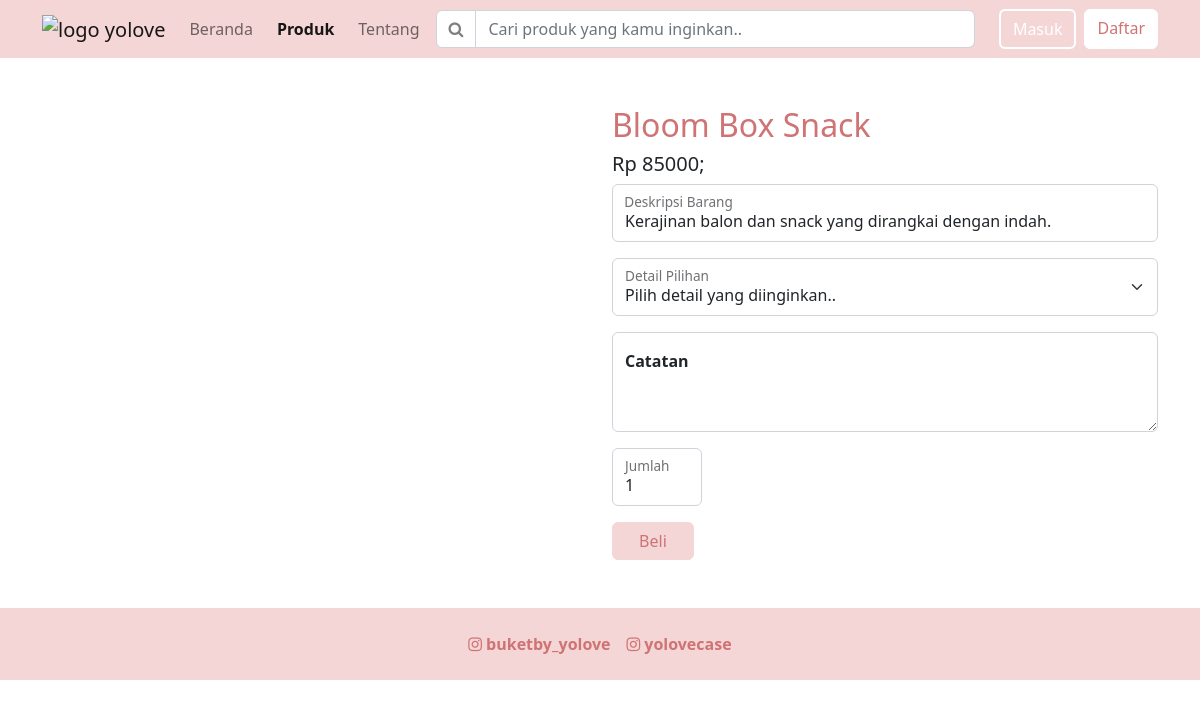
The page /product_detail.php?id_produk=3 on the database its author committed.
### tables this page shows
CREATE TABLE `produk` (
  `id_produk` int(11) NOT NULL,
  `nama_produk` varchar(255) NOT NULL,
  `kategori_produk` varchar(20) NOT NULL,
  `stok_produk` int(11) DEFAULT NULL,
  `harga_produk` int(11) NOT NULL,
  `deskripsi_produk` varchar(255) NOT NULL,
  `gambar` varchar(255) NOT NULL
);

### product_detail.php (the view, shortened to what this page needs)
<?php
include("config.php");
if (!empty($_GET['id_produk'])) {
	$id = $_GET['id_produk'];
	$query = "SELECT * FROM produk WHERE id_produk=$id";
	$produk = mysqli_query($conn, $query);
	$row = mysqli_fetch_array($produk, MYSQLI_ASSOC);
}
?>
<!DOCTYPE html>
<html>
	<head>
		<link rel="stylesheet" href="https://stackpath.bootstrapcdn.com/font-awesome/4.7.0/css/font-awesome.min.css">
		<link rel="stylesheet" type="text/css" href="style/style.css">
	</head>
	<body>
		<?php
		include "navbar.php";
		?>
		<main class="container-sm container-md container-lg container-xl container-xxl">
			<div class="row">
				<div class="col-6">
					<div id="carouselProductDetail" class="carousel slide" data-bs-ride="true">
						<button class="carousel-control-prev" type="button" data-bs-target="#carouselProductDetail" data-bs-slide="prev">
						<i class="fa fa-chevron-circle-left fs-1 icon-control" aria-hidden="true"></i>
						</button>
						<button class="carousel-control-next" type="button" data-bs-target="#carouselProductDetail" data-bs-slide="next">
						<i class="fa fa-chevron-circle-right fs-1 icon-control" aria-hidden="true"></i>
						</button>
					</div>
				</div>
				<div class="col-6">
					<h2 class="text-secondary"><?php echo "{$row['nama_produk']}"; ?></h2>
					<h5>Rp <?php echo "{$row['harga_produk']}"; ?>;</h5>
					<form action="pembayaran.php" method="post">
						<div class="form-floating mb-3">
							<?php
							echo "<input readonly class='form-control-plaintext' id='description' placeholder='Deskripsi barang' value='{$row['deskripsi_produk']}'>";
							?>
							<label for="description">Deskripsi Barang</label>
						</div>
						<div class="form-floating mb-3">
							<select name="selectedDetail" class="form-select" id="selectDetail" aria-label="selectDetail">
								<option selected>Pilih detail yang diinginkan..</option>
							</select>
							<label for="selectDetail">Detail Pilihan</label>
						</div>
						<div class="form-floating mb-3">
							<textarea name="note" class="form-control" placeholder="Tolong barangnya.." id="note" style="height: 100px"></textarea>
							<label class="fw-semibold"for="note">Catatan</label>
						</div>
						<div class="form-floating mb-3">
							<input name="amount" min="1" type="number" class="form-control" id="amount" placeholder="Banyak barang.." value="1" style="width: 90px;">
							<label for="floatingInput">Jumlah</label>
						</div>
						<button type="submitOrder" class="btn btn-primary w-15">Beli</button>
					</form>
				</div>
			</div>
		</main>
		<?php
		include "footer.php";
		?>
	</body>
</html>

### rows shown on the page
produk: nama_produk "Bloom Box Snack", harga_produk "85000", deskripsi_produk "Kerajinan balon dan snack yang dirangkai dengan indah."
